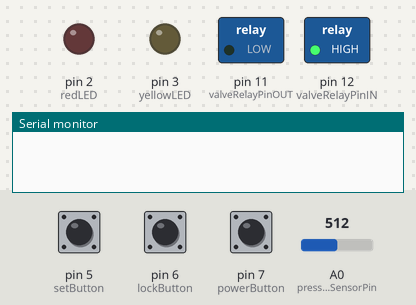
Simulated run of this sketch. Board: Arduino Uno, built with avr-gcc and run on an emulated ATmega328P. Shown: switched loads named in the sketch (green lamp = pin HIGH), output pins drawn as LEDs (lit = HIGH), the last lines printed to the serial monitor. Inputs (shaded band) come from the test bench; at power-on: pin 7 (powerButton) HIGH, pin 5 (setButton) HIGH, pin 6 (lockButton) HIGH, A0 (pressureSensorPin) = 512.

Above: at 1.2 s.
1.3 s: pin 7 (powerButton) pulled LOW for 0.15 s
2.9 s: pin 5 (setButton) pulled LOW for 0.15 s
4.5 s: pin 6 (lockButton) pulled LOW for 0.15 s
6.1 s: pin 6 (lockButton) pulled LOW for 1 s
10.1 s: pin 6 (lockButton) pulled LOW for 3.2 s
At 11.1 s:
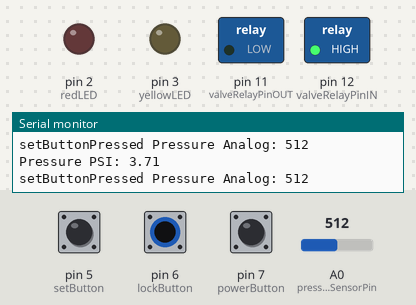
14.8 s: pin 6 (lockButton) pulled LOW for 0.15 s
At 16.6 s:
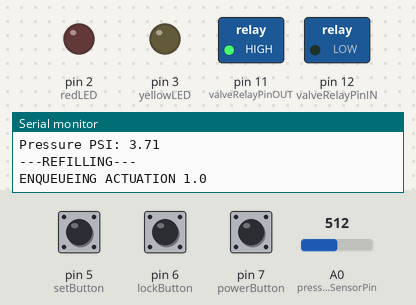
At 35.3 s:
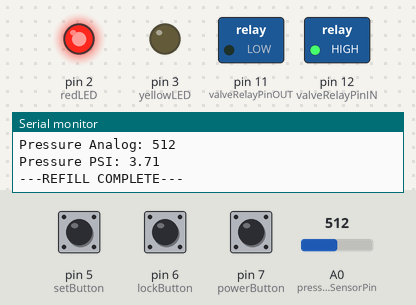
Timing chart, 0 to 36.3 s (numbered marks = the images above; inputs shaded):
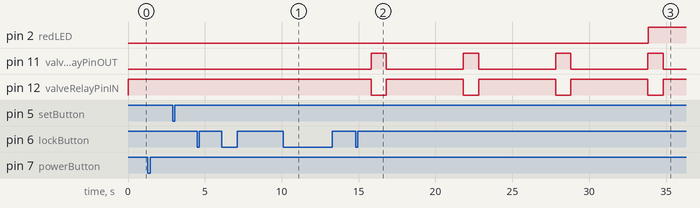

The sketch:

trendline_fixed.ino
```cpp
#include <stdio.h>
#include <stdlib.h>
#include <math.h>
#define N 10
#define M 4


//PRESSURE TRANSDUCER
const int pressureSensorPin = A0;  // Define the analog input pin for the pressure transducer
const float VCC = 5.0;             // Supply voltage for the transducer (adjust as needed)
const float sensorRange = 1023.0;  // Range of the analog-to-digital converter (0-1023)
// Datasheet - sensor's characteristics
const float V_offset = 4.7;       // Offset voltage from datasheet
//const float Sensitivity = (90.0*0.1450377377)/1000; //Sensitivity in PSI per volt from datasheet (mV/KPa -> PSI)

//SOLENOID VALVES
const int valveRelayPinIN = 12; // The digital pin connected to the relay module control pin
const int valveRelayPinOUT = 11; // The digital pin connected to the relay module control pin

//User Interface - LEDs and buttons
const int redLED = 2;
const int yellowLED = 3;

static float avgSet = 0.0;
static int avgSetCount = 0;

bool powerOn;
bool locked;

const int powerButton = 7;
const int lockButton = 6;
const int setButton = 5;

int powerButtonState = 0;
int lockButtonState = 0;
int setButtonState = 0;

int powerButtonPreviousState = LOW;
int lockButtonPreviousState = LOW;
int setButtonPreviousState = LOW;

//PUMP
//const int pumpPin = 6; //The digital pin connected to the 5V pump

//TARGET PRESSURE RANGE
const float maxPressure = 90;
const float minPressure = 40;

const float acceptable_threshold = 0.1;
const float residual_error_threshold = 0.1;
const float STD_DEV_MULTIPLIER = 1.5;

float ideal_pressure = 0.6; //changeable by OT!

const float errorThreshold = 0.1;
const float bottomOut = 0.4;

const int sampling_interval = 1000;
const int control_interval = 1000;

//BOOLEAN FLAGS
bool isRefilling = false;

struct Queue {
    int front, rear;
    int maxSize;
    float* items;
};

// Function to initialize a queue with a specified maximum size
void initializeQueue(struct Queue* queue, int size) {
    queue->front = -1;
    queue->rear = -1;
    queue->maxSize = size;
    queue->items = (float*)malloc(size * sizeof(float));
}

// Function to check if the queue is empty
int isEmpty(struct Queue* queue) {
    return (queue->front == -1 && queue->rear == -1);
}

// Function to check if the queue is full
int isFull(struct Queue* queue) {
    return (queue->rear + 1) % queue->maxSize == queue->front;
}

// Function to add an element to the rear of the queue
void enqueue(struct Queue* queue, float value) {
    if (isFull(queue)) {
        printf("Queue is full. Cannot enqueue %d\n", value);
        return;
    } else if (isEmpty(queue)) {
        queue->front = queue->rear = 0;
    } else {
        queue->rear = (queue->rear + 1) % queue->maxSize;
    }

    queue->items[queue->rear] = value;
}


// Function to remove an element from the front of the queue
float dequeue(struct Queue* queue) {
    float dequeuedItem;

    if (isEmpty(queue)) {
        printf("Queue is empty. Cannot dequeue\n");
        return -1; // Return a special value to indicate an error
    } else if (queue->front == queue->rear) {
        dequeuedItem = queue->items[queue->front];
        queue->front = queue->rear = -1;
    } else {
        dequeuedItem = queue->items[queue->front];
        queue->front = (queue->front + 1) % queue->maxSize;
    }

    return dequeuedItem;
}

// Function to get the front element of the queue without removing it
float front(struct Queue* queue) {
    if (isEmpty(queue)) {
        printf("Queue is empty\n");
        return -1; // Return a special value to indicate an error
    }

    return queue->items[queue->front];
}

// Function to calculate the mean of all values in the queue
float calculateMean(struct Queue* queue) {
    if (isEmpty(queue)) {
        printf("Queue is empty. Cannot calculate mean.\n");
        return -1.0; // Return a special value to indicate an error
    }

    float sum = 0.0;
    int count = 0;
    int i = queue->front;

    do {
        sum += queue->items[i];
        count++;
        i = (i + 1) % queue->maxSize;
    } while (i != (queue->rear + 1) % queue->maxSize);

    return sum / count;
}

// Function to calculate the standard deviation of all values in the queue
float calculateStdDev(struct Queue* queue) {
  if (isEmpty(queue)) {
    printf("Queue is empty. Cannot calculate standard deviation.\n");
    return -1.0; // Return a special value to indicate an error
  }

  float mean = calculateMean(queue);
  float sumSquaredDiff = 0.0;
  int count = 0;
  int i = queue->front;

  do {
    float diff = queue->items[i] - mean;
    sumSquaredDiff += diff * diff;
    count++;
    i = (i + 1) % queue->maxSize;
  } while (i != (queue->rear + 1) % queue->maxSize);

  return sqrt(sumSquaredDiff / count);
}

// Function to free the memory allocated for the queue
void destroyQueue(struct Queue* queue) {
    free(queue->items);
    queue->front = queue->rear = -1;
}

struct Queue sensorData;
struct Queue actuationsHistory;

void setup() {
  Serial.begin(9600);  // Initialize serial communication
  pinMode(valveRelayPinIN, OUTPUT); // Set the relay pin as an output
  pinMode(valveRelayPinOUT, OUTPUT); // Set the relay pin as an output

  //Set LEDs as outputs
  pinMode(redLED, OUTPUT);
  pinMode(yellowLED, OUTPUT);

  //Set buttons as inputs
  pinMode(powerButton, INPUT);
  pinMode(lockButton, INPUT);
  pinMode(setButton, INPUT);
  powerOn = false;
  locked = true;

  //  pinMode(pumpPin, OUTPUT); //Set the pump pin as an
  initializeQueue(&sensorData, N);
  initializeQueue(&actuationsHistory, M);

  ValveInOff();
  ValveOutOn();
}
static unsigned long lastRefreshTime = 0;
void loop() {
  powerButtonState = digitalRead(powerButton);
  lockButtonState = digitalRead(lockButton);
  setButtonState = digitalRead(setButton);

  if (powerButtonState == LOW && powerButtonPreviousState == HIGH) {
    powerOn = !powerOn;
    Serial.println("powerOn: ");
    Serial.print(powerOn);
    Serial.println();
  }
   if (powerOn && lockButtonState == LOW && lockButtonPreviousState == HIGH) {
    locked = !locked;
    Serial.print("locked: ");
    Serial.print(locked);
    Serial.println();
  }
  if (powerOn && setButtonState == LOW && setButtonPreviousState == HIGH) {
    if(!locked) {
      ideal_pressure = avgSet / avgSetCount;
      Serial.print("Ideal pressure SET to:");
      Serial.println(ideal_pressure);
      avgSet = 0.0;
      avgSetCount = 0;
    }
  }
  if (powerOn && setButtonState == HIGH ) {
    // read in input
    // set new value
    if (!locked) {
       Serial.print("setButtonPressed ");
       avgSet += sensorReadingPSI();
       avgSetCount += 1;
       Serial.println();
    } else if (setButtonPreviousState == LOW) {
      Serial.print("Must unlock");
      Serial.println();
    }

  }

  setButtonPreviousState = setButtonState;
  powerButtonPreviousState = powerButtonState;
  lockButtonPreviousState = lockButtonState;
  if(powerOn && locked){
    if(millis() - lastRefreshTime >= sampling_interval) {
      lastRefreshTime = millis();
      float pressureInPSI = sensorReadingPSI();
      if(isRefilling) {
        refillMode(pressureInPSI);
      }
      else{
        mainMode(pressureInPSI);
      }
    }
  }
}

float sensorReadingPSI(){
  // Read the analog voltage from the pressure transducer
  int sensorPressure = analogRead(pressureSensorPin);
  float pressureInPSI = 7.93*pow(10, -3)*sensorPressure - 0.35;

//  // Convert analog reading to voltage
//  float voltageReading = sensorPressure * (VCC / sensorRange);
//  //Convert voltage to PSI
//  //float pressureInPSI = (voltageReading - V_offset) / Sensitivity;
//  float pressureInPSI = voltageReading / Sensitivity;
//  // Display the pressure reading in PSI
  Serial.print("Pressure Analog: ");
  Serial.println(sensorPressure);
//
  Serial.print("Pressure PSI: ");
  Serial.println(pressureInPSI);

  return pressureInPSI;
}

void refillMode(float pressureInPSI){
  if(pressureInPSI >= ideal_pressure) {
    isRefilling = false;
    ValveInOff();
    ValveOutOn();
    Serial.println("---REFILL COMPLETE---");
  }
}

void mainMode(float pressureInPSI){
  enqueue(&sensorData, pressureInPSI);
  if(isFull(&sensorData)) {
    if(is_pressure_unacceptable(pressureInPSI) && !is_datapoint_an_outlier(&sensorData, pressureInPSI)){
      Serial.println("---REFILLING---");
      ValveInOn();
      ValveOutOff();
      isRefilling = true;
      if(isFull(&actuationsHistory)) {
        dequeue(&actuationsHistory);
      }
      Serial.println("ENQUEUEING ACTUATION 1.0");
      enqueue(&actuationsHistory, 1.0);
    }
    else {
      if(isFull(&actuationsHistory)) {
        dequeue(&actuationsHistory);
      }
      Serial.println("ENQUEUEING ACTUATION 0.0");
      enqueue(&actuationsHistory, 0.0);
    }
    for(int i = 0; i < int(N/2); i++){
      dequeue(&sensorData);
    }
    if(isFull(&actuationsHistory) && calculateMean(&actuationsHistory) == 1.0){
      Serial.println("RED LIGHT ON!");
      digitalWrite(redLED, HIGH);
    }
    else {
      digitalWrite(redLED, LOW);
    }
  }
}

// Valve ON/OFF logic
void ValveInOn() {
  digitalWrite(valveRelayPinIN, LOW); // Activate the relay
}

void ValveInOff() {
  digitalWrite(valveRelayPinIN, HIGH); // Deactivate the relay
}

void ValveOutOn() {
  digitalWrite(valveRelayPinOUT, LOW); // Activate the relay
}

void ValveOutOff() {
  digitalWrite(valveRelayPinOUT, HIGH); // Deactivate the relay
}

// Algorithm helper functions
bool is_pressure_unacceptable(float current_pressure){
  return abs(current_pressure - ideal_pressure) > acceptable_threshold;
}

float mean(float arr[], int n){
  float sum = 0.0;
  for (int i = 0; i < n; i++) {
    sum += arr[i];
  }
  return sum / n;
}

float get_slope(float x[], float y[], int n){
  float sum_xy = 0.0;
  float sum_x_squared = 0.0;

  float x_mean = mean(x, n);
  float y_mean = mean(y, n);

  for (int i = 0; i < n; i++) {
    sum_xy += (x[i] - x_mean) * (y[i] - y_mean);
    sum_x_squared += (x[i] - x_mean) * (x[i] - x_mean);
  }

  return sum_xy / sum_x_squared;
}

float get_intercept(float x[], float y[], int n, float slope){
  float x_mean = mean(x, n);
  float y_mean = mean(y, n);
  return y_mean - slope * x_mean;
}

bool is_datapoint_an_outlier(struct Queue* queue, float new_data){
  float mean = calculateMean(queue);
  float std = calculateStdDev(queue);
  int ctr = 0;
  for(int i = 0; i < N; i++){
    if(abs(queue->items[i] - mean) <= STD_DEV_MULTIPLIER * std){
      ctr++;
    }
  }
  float filtered_data[ctr - 1];
  float filtered_indices[ctr - 1];
  int j = 0;
  for(int i = 0; i < N-1; i++){
    if(abs(queue->items[i] - mean) <= STD_DEV_MULTIPLIER * std){
      filtered_data[j] = queue->items[i];
      filtered_indices[j] = i;
      j++;
    }
  }
  float slope = get_slope(filtered_indices, filtered_data, ctr - 1);
  float intercept = get_intercept(filtered_indices, filtered_data, ctr - 1, slope);

  float predicted_y = slope * (N-1) + intercept;
  float residual_error = abs(predicted_y - queue->items[N-1]);

  return residual_error > residual_error_threshold;
}
```

Measured:
- after the input at 10.1 s, pin 11 (valveRelayPinOUT): stays LOW (without the input it goes to HIGH after 1.1 s); pin 12 (valveRelayPinIN): stays HIGH (without the input it goes to LOW after 1.1 s)
- after the input at 14.8 s, pin 2 (redLED): LOW → HIGH after 19.1 s; pin 11 (valveRelayPinOUT): alternates HIGH for 1.0 s and LOW for 5.0 s, starting after 1.0 s; pin 12 (valveRelayPinIN): alternates HIGH for 5.0 s and LOW for 1.0 s, starting after 1.0 s
